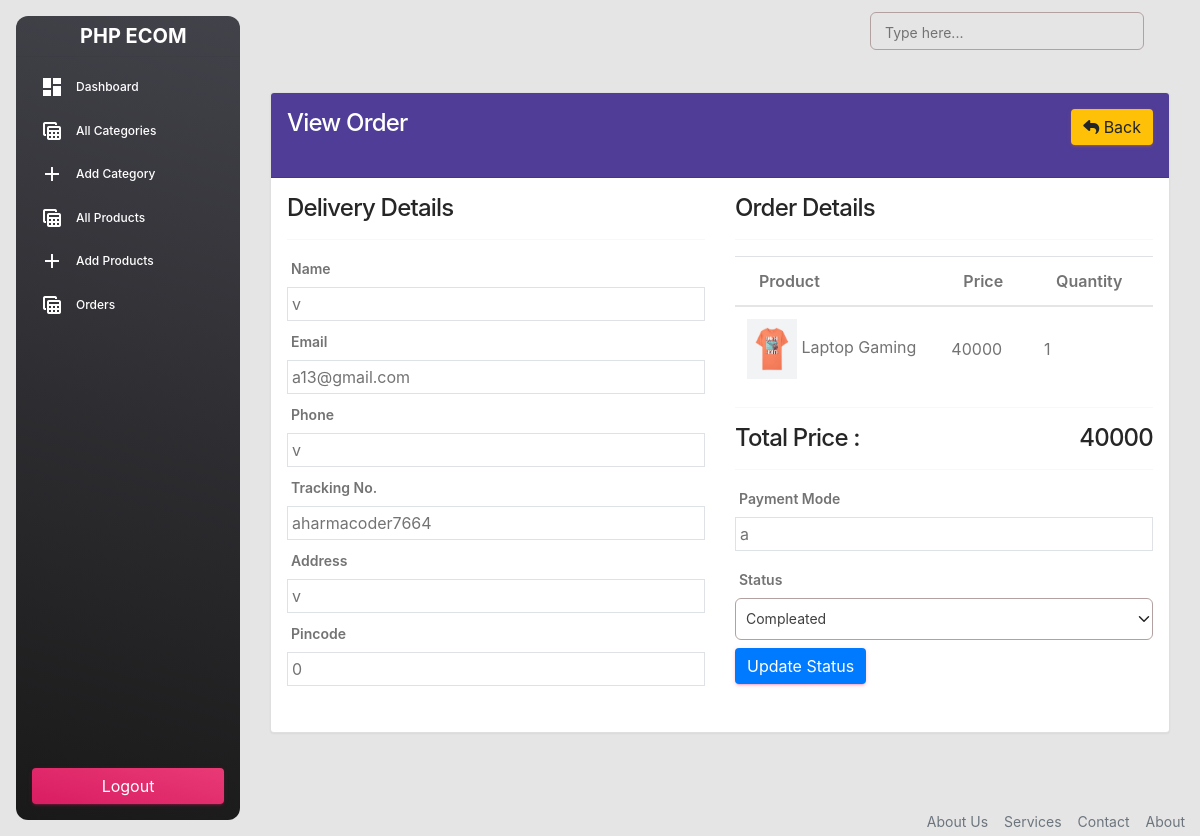
The app's page /admin/view-order.php?t=aharmacoder7664 (signed in) with its own data.
### tables this page shows
CREATE TABLE `orders` (
  `id` int(11) NOT NULL,
  `tracking_no` varchar(191) NOT NULL,
  `user_id` int(191) NOT NULL,
  `name` varchar(191) NOT NULL,
  `email` varchar(191) NOT NULL,
  `phone` varchar(191) NOT NULL,
  `address` mediumtext NOT NULL,
  `pincode` int(191) NOT NULL,
  `total_price` int(191) NOT NULL,
  `payment_mode` varchar(191) NOT NULL,
  `payment_id` varchar(191) DEFAULT NULL,
  `status` tinyint(4) NOT NULL DEFAULT 0,
  `comments` varchar(255) DEFAULT NULL,
  `created_at` timestamp NOT NULL DEFAULT current_timestamp()
);

CREATE TABLE `products` (
  `id` int(11) NOT NULL,
  `category_id` int(11) NOT NULL,
  `name` varchar(191) NOT NULL,
  `slug` varchar(191) NOT NULL,
  `small_description` mediumtext NOT NULL,
  `description` mediumtext NOT NULL,
  `original_price` int(11) NOT NULL,
  `selling_price` int(11) NOT NULL,
  `image` varchar(191) NOT NULL,
  `qty` int(11) NOT NULL,
  `status` tinyint(4) NOT NULL,
  `trending` tinyint(4) NOT NULL,
  `meta_title` varchar(191) NOT NULL,
  `meta_keywords` mediumtext NOT NULL,
  `meta_description` mediumtext NOT NULL,
  `created_at` timestamp NOT NULL DEFAULT current_timestamp()
);

CREATE TABLE `order_items` (
  `id` int(11) NOT NULL,
  `order_id` int(191) NOT NULL,
  `prod_id` int(191) NOT NULL,
  `qty` int(191) NOT NULL,
  `price` int(191) NOT NULL,
  `created_at` timestamp NOT NULL DEFAULT current_timestamp()
);

### functions/myfunctions.php (called while the page is built, shortened)
<?php
include('../config/dbcon.php');
function checkTrackingNoValid($trackingNo)
{
    global $con;
    $query = "SELECT * FROM orders WHERE tracking_no='$trackingNo'";
    return mysqli_query($con, $query);
}
?>

### admin/view-order.php (the view, shortened to what this page needs)
<?php
include('includes/header.php');
?>
<?php
if(isset($_GET['t']))
{
    $tracking_no = $_GET['t'];
    $orderData = checkTrackingNoValid($tracking_no);
        ?>
        <?php
}
else{
    ?>
        <h4>Something went wrong</h4>
    <?php
    die();
}
$data = mysqli_fetch_array($orderData);
?>
<head><style> .custom-container { padding: 20px !important; margin: 10px !important; } </style></head>
      <main>
         <section class="tp-order-area pb-160">
            <div class="custom-container">
               <div class="tp-order-inner">
                  <div class="row gx-0">
                     <div class="col-lg-12">
                        <div class="tp-order-info-wrapper">
                            <div class="card">
                            <div class="card-header" style="background-color: rgb(79, 61, 151);">
                                <h4 class="tp-order-info-title" style="color: white;">View Order
                                <a href="orders.php" class="btn btn-warning float-end"> <i class="fa fa-reply"></i> Back</a>
                                </h4>
                            </div>
                            <div class="card-body">
                           <div class="tp-order-info-list">
                                <div class="row">
                                    <div class="col-md-6">
                                        <h4>Delivery Details</h4>
                                        <hr>
                                        <div class="row">
                                            <div class="col-md-12 mb-2">
                                                <label class="fw-bold">Name</label>
                                                <div class="border p-1">
                                                <?= $data['name'];?>
                                                </div>
                                            </div>
                                            <div class="col-md-12 mb-2">
                                                <label class="fw-bold">Email</label>
                                                <div class="border p-1">
                                                <?= $data['email'];?>
                                                </div>
                                            </div>
                                            <div class="col-md-12 mb-2">
                                                <label class="fw-bold">Phone</label>
                                                <div class="border p-1">
                                                <?= $data['phone'];?>
                                                </div>
                                            </div>
                                            <div class="col-md-12 mb-2">
                                                <label class="fw-bold">Tracking No.</label>
                                                <div class="border p-1">
                                                <?= $data['tracking_no'];?>
                                                </div>
                                            </div>
                                            <div class="col-md-12 mb-2">
                                                <label class="fw-bold">Address</label>
                                                <div class="border p-1">
                                                <?= $data['address'];?>
                                                </div>
                                            </div>
                                            <div class="col-md-12 mb-2">
                                                <label class="fw-bold">Pincode</label>
                                                <div class="border p-1">
                                                <?= $data['pincode'];?>
                                                </div>
                                            </div>
                                        </div>
                                    </div>
                                    <div class="col-md-6">
                                            <h4>Order Details</h4>
                                            <hr>
                                            <table class="table">
                                                <thead>
                                                    <tr>
                                                        <th>Product</th>
                                                        <th>Price</th>
                                                        <th>Quantity</th>
                                                    </tr>
                                                </thead>
                                                <tbody>
                                                <?php
                                                    $order_query= "SELECT o.id as oid, o.tracking_no, o.user_id, oi.*, oi.qty as orderqty, p.* FROM orders o, order_items oi,
                                                    products p WHERE oi.order_id=o.id AND p.id=oi.prod_id
                                                    AND o.tracking_no='$tracking_no' ";
                                                    $order_query_run =mysqli_query($con, $order_query);
                                                    if(mysqli_num_rows($order_query_run) > 0)
                                                    {
                                                        foreach ($order_query_run as $item) {
                                                            ?>
                                                                <tr>
                                                                    <td class="align-middle">
                                                                        <img src="../uploads/<?=$item['image'];?>" width="50px" height="60px" alt="<?=$item['name'];?>">
                                                                        <?= $item['name']; ?>
                                                                    </td>
                                                                    <td class="align-middle">
                                                                        <?= $item['price']; ?>
                                                                    </td>
                                                                    <td class="align-middle">
                                                                        <?= $item['orderqty']; ?>
                                                                    </td>
                                                                </tr>
                                                            <?php
                                                        }
                                                    }
                                                ?>
                                            </tbody>
                                            </table>
                                            <hr>
                                            <h4>Total Price : <span class="float-end"> <?= $data['total_price']; ?> </span></h4>
                                            <hr>
                                            <label class="fw-bold">Payment Mode</label>
                                            <div class="border p-1 mb-3">
                                            <?= $data['payment_mode']; ?>
                                            </div>
                                            <label class="fw-bold">Status</label>
                                            <div class="mb-3">
                                                <form action="code.php" method="POST">
                                                    <select name="order_status" class="form-select">
                                                        <option value="1" <?= $data['status'] == 1?"Selected":"" ?>>Compleated</option>
                                                    </select>
                                                    <button type="submit" name="update_order_btn" class="btn btn-primary mt-2">Update Status</button>
                                                </form>
                                            </div>
                                        </div>
                                </div>
                           </div>
                           </div>
                           </div>
                        </div>
                     </div>
                  </div>
               </div>
            </div>
         </section>
      </main>
      <?php include('includes/footer.php'); ?>

### admin/includes/header.php (style rules this page uses)
.form-select { border: 1px solid #b3a1a1 !important; padding:8px 10px; }

### admin/view-order.php (style rules this page uses)
.custom-container { padding: 20px !important; margin: 10px !important; }

### records on screen
orders: name "v", email "a13@gmail.com", phone "v", tracking_no "aharmacoder7664", address "v", pincode "0", products.image (picture), products.name "Laptop Gaming", order_items.price "40000", order_items.qty "1", total_price "40000", payment_mode "a"
